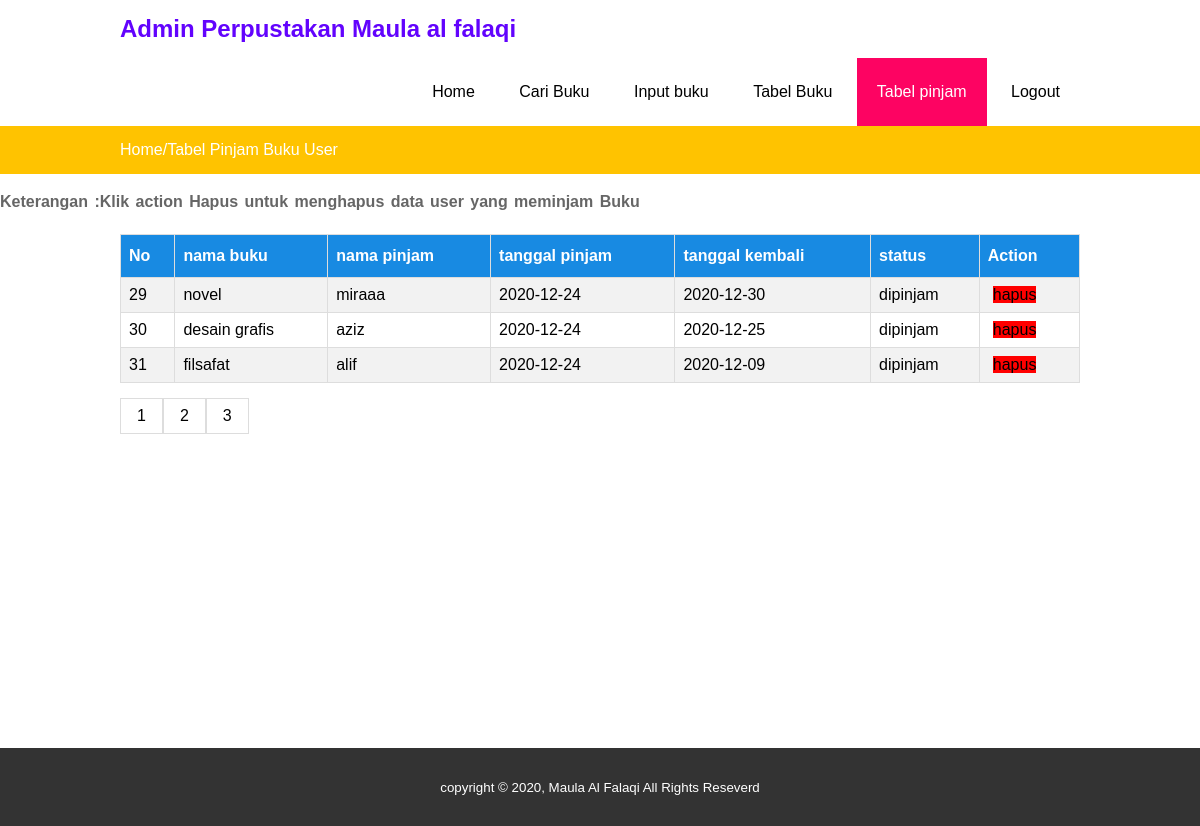
Screenshot of /admin/tabel_pinjam_user.php with the database file from the repository.
### tables this page shows
CREATE TABLE `tabel_pinjam` (
  `id_pinjam` int(255) NOT NULL,
  `id_buku` int(255) NOT NULL,
  `nama_pinjam` varchar(255) NOT NULL,
  `tanggal_pinjam` varchar(255) NOT NULL,
  `tanggal_kembali` varchar(255) NOT NULL,
  `status_pinjam` varchar(255) NOT NULL
);

CREATE TABLE `input_buku` (
  `id_buku` int(255) NOT NULL,
  `nama_pengarang` varchar(255) NOT NULL,
  `judul` varchar(255) NOT NULL,
  `penerbit` varchar(255) NOT NULL,
  `tempat_buku` varchar(255) NOT NULL,
  `status` varchar(255) NOT NULL,
  `tahun_terbit` int(255) NOT NULL
);

### admin/tabel_pinjam_user.php (the view, shortened to what this page needs)
<?php
if(isset($_GET['page'])){
    $page= $_GET['page'];
}else
{
    $page = 1;
}
$num_per_page =03;
$start_from =($page-1)*03;
?>
<!DOCTYPE html>
<html>
<head>
    <link rel="stylesheet" type="text/css" href="../aset/style1.css">
<body>
<header>
    <div class="container">
        <h2><a href="index.php">Admin Perpustakan Maula al falaqi</a></h2>
        <ul>
            <li ><a href="index.php">Home</a></li>
            <li><a href="cari_buku.php">Cari Buku</a></li>
            <li> <a href="input_buku.php">Input buku</a></li>
            <li><a href="tabel_buku.php">Tabel Buku</a></li>
            <li class="active"><a href="tabel_pinjam_user.php">Tabel pinjam</a></li>
            <li><a href="../logout.php">Logout</a></li>
        </ul>
    </div>
</header>
<section class="label">
    <div class="container">
        <p>Home/Tabel Pinjam Buku User</p>
    </div>
</section>
<section class="about">
    <p><strong>Keterangan :Klik  action Hapus untuk menghapus data user yang meminjam Buku</strong> </p>
    <div class="container">
        <table id="customers">
            <tr>
                <th>No</th>
                <th>nama buku</th>
                <th>nama pinjam</th>
                <th>tanggal pinjam</th>
                <th>tanggal kembali</th>
                <th>status </th>
                <th>Action</th>
            </tr>
        <?php
        include '../koneksi.php';
        $query = mysqli_query($con,"SELECT * FROM tabel_pinjam  limit $start_from,$num_per_page ");
        while($ambil = mysqli_fetch_array($query))
        {
            $id = $ambil['id_buku'];
            $select = mysqli_query($con,"SELECT *FROM input_buku WHERE id_buku = '$id'");
            $single = mysqli_fetch_array($select);
            ?>
            <tr>
                <td><?=$ambil['id_pinjam']?></td>
                <td><?=$single['judul']?></td>
                <td><?=$ambil['nama_pinjam']?></td>
                <td><?=$ambil['tanggal_pinjam']?></td>
                <td><?=$ambil['tanggal_kembali']?></td>
                <td><?=$ambil['status_pinjam']?></td>
                <td>
                    <a href="delete_pinjam_user.php?id=<?=$ambil['id_pinjam']?>" style="background-color: red;margin: 5px" class="a">hapus</a>
                </td>
            </tr>
            <?php
        }
        ?>
        </table>
    <?php
    $pr_query = "select * from input_buku ";
    $pr_exe = mysqli_query($con,$pr_query);
    $total_record = mysqli_num_rows($pr_exe);
    $total_page = ceil($total_record/$num_per_page);
    for($i=1; $i<$total_page;$i++)
    {
        echo  "<ul class=\"pagination\">
                <li><a href='tabel_pinjam_user.php?page=".$i."'>$i</a></li>
                </ul>";
    }
    ?>
</div>
</section>
<footer style="margin-top: 210px">
    <div class="container">
        <small>copyright &copy 2020, Maula Al Falaqi All  Rights Reseverd</small>
    </div>
</footer>
</body>
</html>

### aset/style1.css (style rules this page uses)
* { padding: 0; margin: 0; font-family: sans-serif; }
a { color: inherit; text-decoration: none; }
.container { width: 80%; margin:0 auto; }
.container:after { content: ''; display: block; clear: both; }
header h2 { float: left; padding: 15px 0; color: #6203fd ; }
header ul { float: right; }
header ul li { display: inline-block; }
header ul li a { padding: 25px 20px; display: inline-block; }
.active { background-color: #fd0362 ; color: #fff; }
section { padding: 15px 0; }
.about { padding-bottom: 100px; }
.about p { color: #666; word-spacing: 2px; line-height: 25px; text-align: justify; text-justify: newspaper; }
footer { padding: 30px 0; background-color: #333; color: white; text-align: center; }
.label { background-color: #FFC300; color: #fff; }
#customers { margin-top:20px ; font-family: "Trebuchet MS", Arial, Helvetica, sans-serif; border-collapse: collapse; width: 100%; }
#customers td, #customers th { border: 1px solid #ddd; padding: 8px; }
#customers tr:nth-child(even) { background-color: #f2f2f2; }
#customers th { padding-top: 12px; padding-bottom: 12px; text-align: left; background-color: #188AE2; color: white; }

### admin/tabel_pinjam_user.php (style rules this page uses)
ul.pagination { display: inline-block; margin-top: 15px; }
ul.pagination li { display: inline; }
ul.pagination li a { color: black; float: left; padding: 8px 16px; text-decoration: none; transition: background-color .3s; border: 1px solid #ddd; }

### rows the page displays
tabel_pinjam: id_pinjam "29", id_buku.judul "novel", nama_pinjam "miraaa", tanggal_pinjam "2020-12-24", tanggal_kembali "2020-12-30", status_pinjam "dipinjam"
tabel_pinjam: id_pinjam "30", id_buku.judul "desain grafis", nama_pinjam "aziz", tanggal_pinjam "2020-12-24", tanggal_kembali "2020-12-25", status_pinjam "dipinjam"
tabel_pinjam: id_pinjam "31", id_buku.judul "filsafat", nama_pinjam "alif", tanggal_pinjam "2020-12-24", tanggal_kembali "2020-12-09", status_pinjam "dipinjam"
